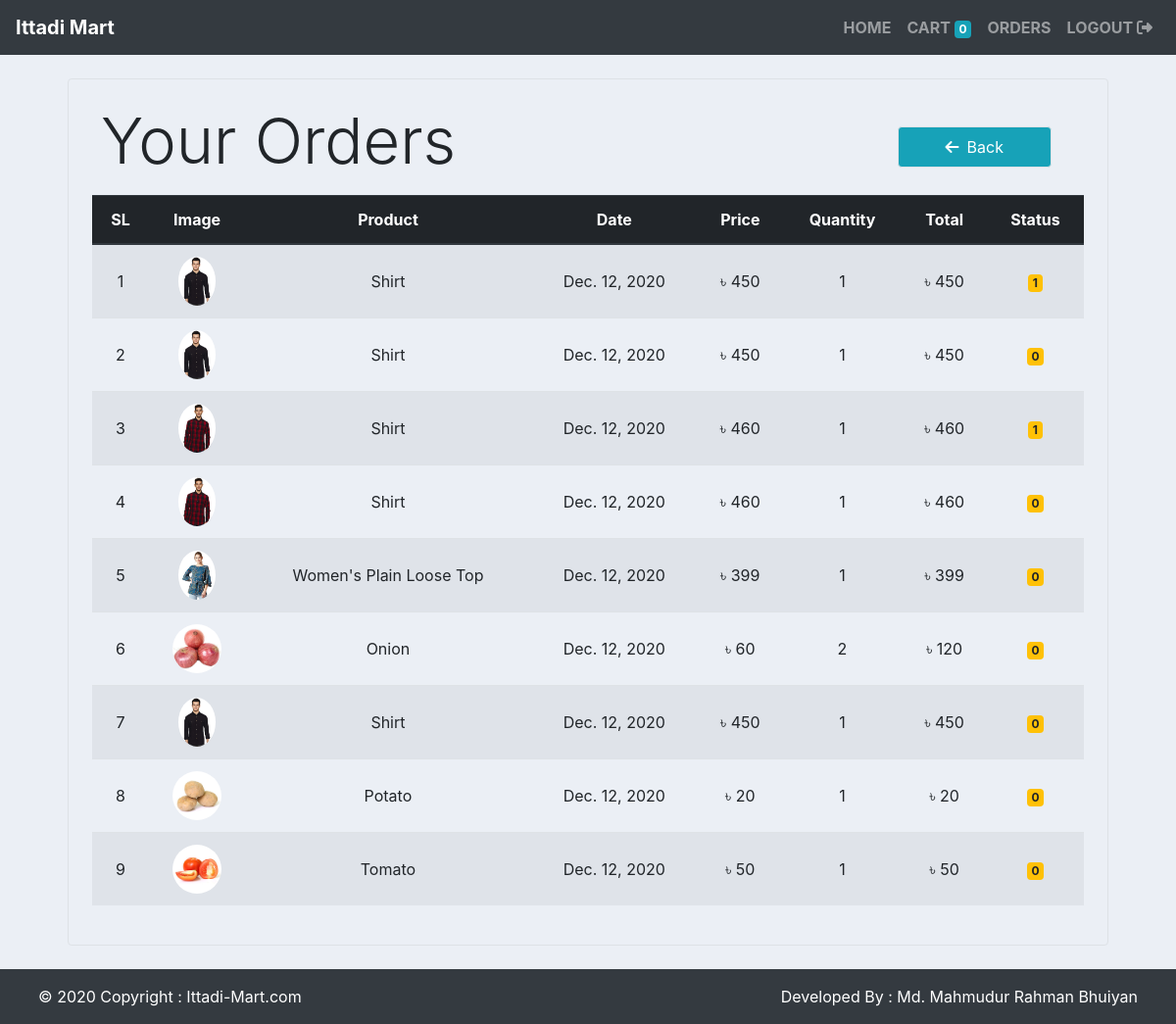
/orders (signed in), run on an earlier commit of the app's database.
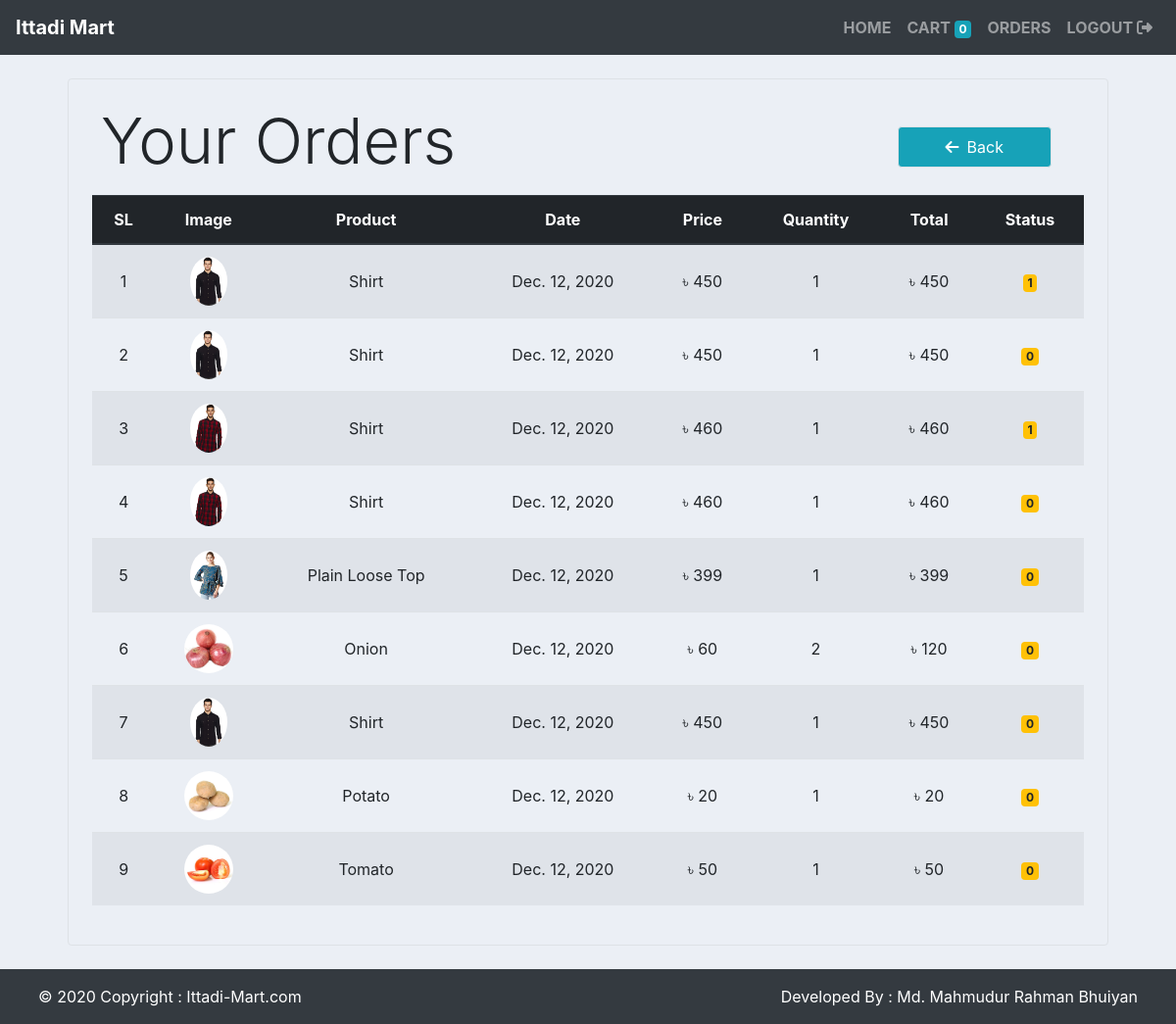
And on a later commit of the database.
### store/models/orders.py (models this page shows, shortened)
class Order(models.Model):
    STATUS = (
        ('Pending', 'Pending'),
        ('Out for delivery', 'Out for delivery'),
        ('Delivered', 'Delivered'),
    )
    product = models.ForeignKey(Product,
                                on_delete=models.CASCADE)
    customer = models.ForeignKey(Customer,
                                 on_delete=models.CASCADE)
    quantity = models.IntegerField(default=1)
    price = models.IntegerField()
    address = models.CharField(max_length=50, default='', blank=True)
    phone = models.CharField(max_length=50, default='', blank=True)
    date = models.DateField(default=datetime.datetime.today)
    status = models.CharField(max_length=200, null=True, default='Pending', choices=STATUS)
    def __str__(self):
        return self.customer.first_name
    @staticmethod
    def get_orders_by_customer(customer_id):
        return Order.objects.filter(customer=customer_id).order_by('-date')

### store/models/product.py (models this page shows, shortened)
class Product(models.Model):
    name = models.CharField(max_length=50)
    price = models.IntegerField(default=0)
    category = models.ForeignKey(Category, on_delete=models.CASCADE, default=1)
    description = models.CharField(max_length=200, default='', null=True, blank=True)
    image = models.ImageField(upload_to='uploads/products/')

### store/middlewares/auth.py (the view)
    def middleware(request):
        print(request.session.get('customer'))
        returnUrl = request.META['PATH_INFO']
        print(request.META['PATH_INFO'])
        if not request.session.get('customer'):
           return redirect(f'login?return_url={returnUrl}')
        response = get_response(request)
        return response

### store/templatetags/custom_filter.py (called while the page is built)
@register.filter(name='currency')
def currency(number):
    return "৳ "+str(number)

@register.filter(name='multiply')
def multiply(number, number1):
    return number * number1

### store/views/orders.py (called while the page is built)
    def get(self, request):
        customer = request.session.get('customer')
        orders = Order.get_orders_by_customer(customer)
        total_orders = orders.count()
        delivered = orders.filter(status='Delivered').count()
        pending = orders.filter(status='Pending').count()
        print(orders)
        return render(request, 'orders.html',
                      {'orders': orders, 'total_orders': total_orders, 'delivered': delivered, 'pending': pending})

### store/templates/orders.html
{% extends 'base.html' %}
{% block content %}
{% load cart %}
{% load custom_filter %}
<div class="container" style="min-height: 530px;">
    <div class="border rounded p-4 m-4">
        <div class="row">
            <p class="display-4 pl-4 mr-auto" style="font-size:65px;">Your Orders</p>
            <p class="ml-auto"><a class="btn btn-info border rounded py-2 px-5 mr-5 mt-4" href="./"><i
                    class="fas fa-arrow-left pr-2"></i>Back</a></p>
        </div>
        <table class="table table-hover table-striped">
            <thead class="thead-dark">
            <tr class="text-center align-middle">
                <th>SL</th>
                <th>Image</th>
                <th>Product</th>
                <th>Date</th>
                <th>Price</th>
                <th>Quantity</th>
                <th>Total</th>
                <th>Status</th>
            </tr>
            </thead>
            <tbody>
            {% for order in orders %}
            <tr class="text-center">
                <td class="align-middle">{{forloop.counter}}</td>
                <td class="align-middle"><img style="height: 50px;" class="rounded-circle"
                                              src="{{order.product.image.url}}" alt=""></td>
                <td class="align-middle">{{order.product.name}}</td>
                <td class="align-middle">{{order.date}}</td>
                <td class="align-middle">{{order.price|currency}}</td>
                <td class="align-middle">{{order.quantity}}</td>
                <td class="align-middle">{{order.quantity|multiply:order.price|currency}}</td>
                {% if order.status == 'Delivered' %}
                <td class="align-middle"><small class="badge badge-success">{{order.status}}</small></td>
                {%else%}
                <td class="align-middle"><small class="badge badge-warning">{{order.status}}</small></td>
                {% endif %}
            </tr>
            {% endfor %}
            </tbody>
        </table>
    </div>
</div>
{% endblock %}

What changed in the data, as far as the page shows it:
changed through a linked row, Order: product.name "Women's Plain Loose Top" → "Plain Loose Top"
